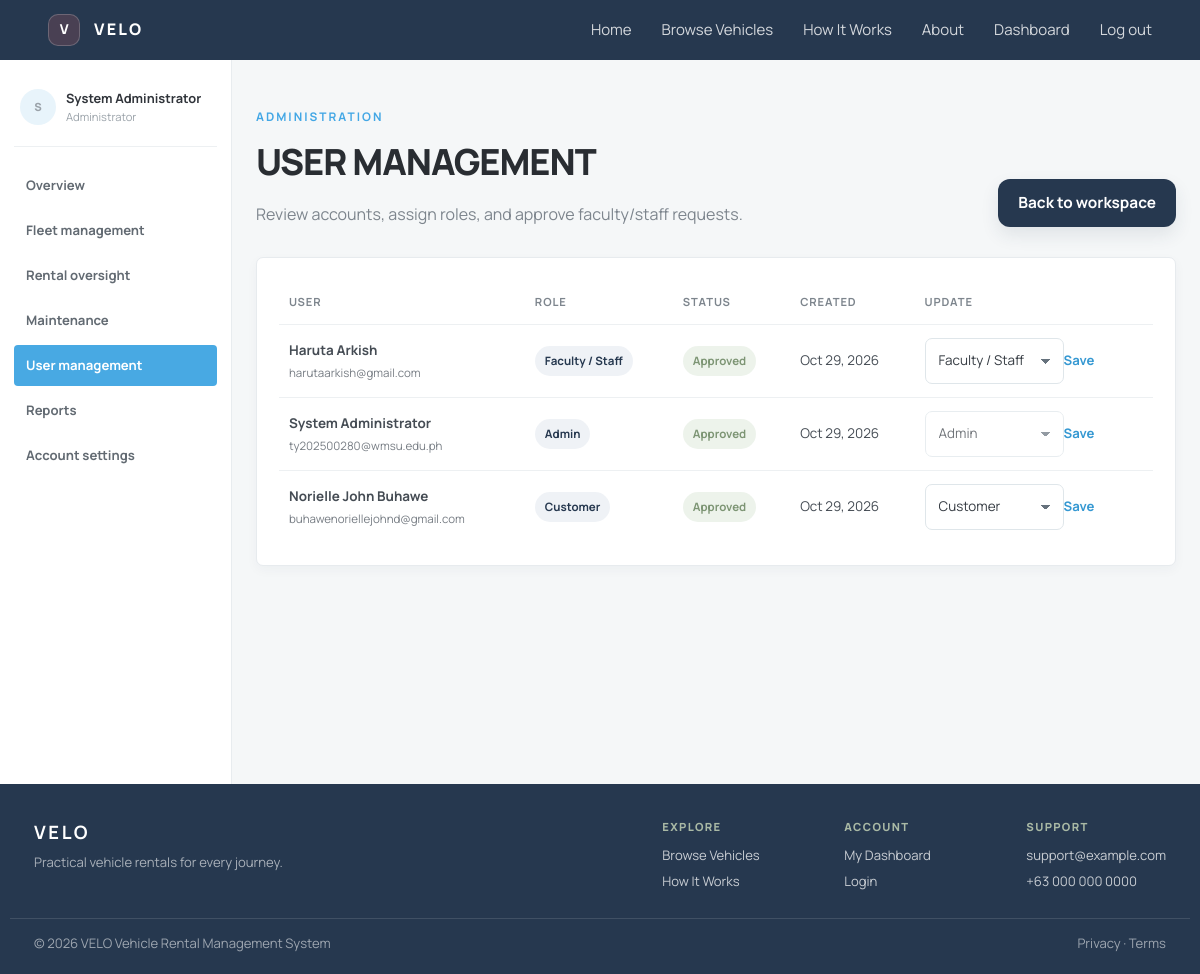
Screenshot of /admin/admin-users.php (signed in) with the database file from the repository.
### tables this page shows
CREATE TABLE users (
  id INT AUTO_INCREMENT PRIMARY KEY,
  name VARCHAR(100) NOT NULL,
  email VARCHAR(150) NOT NULL UNIQUE,
  password_hash VARCHAR(255) NOT NULL,
  role ENUM('customer','staff','admin') NOT NULL DEFAULT 'customer',
  account_status ENUM('approved','pending','rejected') NOT NULL DEFAULT 'approved',
  phone VARCHAR(30) DEFAULT NULL,
  address VARCHAR(255) DEFAULT NULL,
  profile_image TEXT DEFAULT NULL,
  preferred_payment_method ENUM('cash','gcash','card') DEFAULT NULL,
  created_at TIMESTAMP DEFAULT CURRENT_TIMESTAMP
);

### config.php (called while the page is built, shortened)
<?php
function db(): PDO
{
    static $pdo = null;
    if ($pdo === null) {
        $dbHost = getenv('DB_HOST') ?: '127.0.0.1';
        $dbPort = getenv('DB_PORT') ?: '3306';
        $dbName = getenv('DB_NAME') ?: 'vrms';
        $dbUser = getenv('DB_USER') ?: 'vrms';
        $dbPass = getenv('DB_PASS') ?: 'vrms123';
        $pdo = new PDO("mysql:host={$dbHost};port={$dbPort};dbname={$dbName};charset=utf8mb4", $dbUser, $dbPass, [
            PDO::ATTR_ERRMODE => PDO::ERRMODE_EXCEPTION,
            PDO::ATTR_DEFAULT_FETCH_MODE => PDO::FETCH_ASSOC,
        ]);
        $columns = $pdo->query("SELECT COLUMN_NAME FROM information_schema.COLUMNS WHERE TABLE_SCHEMA = DATABASE() AND TABLE_NAME = 'rentals'")->fetchAll(PDO::FETCH_COLUMN);
        $rentalColumns = [
            'purpose' => "ALTER TABLE rentals ADD COLUMN purpose VARCHAR(255) NULL AFTER payment_method",
            'rejection_reason' => "ALTER TABLE rentals ADD COLUMN rejection_reason VARCHAR(255) NULL AFTER purpose",
            'cancellation_reason' => "ALTER TABLE rentals ADD COLUMN cancellation_reason VARCHAR(255) NULL AFTER rejection_reason",
            'cancellation_requested' => "ALTER TABLE rentals ADD COLUMN cancellation_requested TINYINT(1) NOT NULL DEFAULT 0 AFTER cancellation_reason",
            'cancellation_requested_at' => "ALTER TABLE rentals ADD COLUMN cancellation_requested_at TIMESTAMP NULL AFTER cancellation_requested",
        ];
    }
    return $pdo;
}
function e($s): string
{
    return htmlspecialchars((string)$s, ENT_QUOTES, 'UTF-8');
}
function current_user(): ?array
{
    return $_SESSION['user'] ?? null;
}
function require_role(string $role): array
{
    $user = current_user();
    return $user;
}

### public/admin/admin-users.php (the view, shortened to what this page needs)
<?php
require_once __DIR__ . '/../../config.php';
$user = require_role('admin');
$perPage = 10;
$page = max(1, (int)($_GET['page'] ?? 1));
$totalUsers = (int)db()->query('SELECT COUNT(*) FROM users')->fetchColumn();
$totalPages = max(1, (int)ceil($totalUsers / $perPage));
$page = min($page, $totalPages);
$offset = ($page - 1) * $perPage;
$users = db()->query("SELECT id, name, email, role, account_status, created_at FROM users ORDER BY created_at DESC LIMIT {$perPage} OFFSET {$offset}")->fetchAll();
include __DIR__ . '/../../includes/header.php';
?>
<main class="admin-page">
  <div class="admin-heading"><div><p class="eyebrow">Administration</p><h1>User management</h1><p>Review accounts, assign roles, and approve faculty/staff requests.</p></div><a class="btn btn-navy" href="/admin/admin-dashboard.php">Back to workspace</a></div>
  <section class="admin-card"><div class="admin-table-wrap"><table class="admin-table"><thead><tr><th>User</th><th>Role</th><th>Status</th><th>Created</th><th>Update</th></tr></thead><tbody><?php foreach ($users as $account): ?><tr><td><strong><?= e($account['name']) ?></strong><small><?= e($account['email']) ?></small></td><td><span class="status-badge status-neutral"><?= e($account['role'] === 'staff' ? 'Faculty / Staff' : ucfirst($account['role'])) ?></span></td><td><span class="status-badge <?= $account['account_status'] === 'approved' ? 'status-success' : ($account['account_status'] === 'pending' ? 'status-warning' : 'status-neutral') ?>"><?= e(ucfirst($account['account_status'])) ?></span></td><td><?= e(date('M j, Y', strtotime($account['created_at']))) ?></td><td><?php if ($account['role'] === 'staff' && $account['account_status'] === 'pending'): ?><form class="inline-form" method="post"><input type="hidden" name="csrf_token" value="<?= e(csrf_token()) ?>"><input type="hidden" name="id" value="<?= (int)$account['id'] ?>"><input type="hidden" name="role" value="staff"><button class="table-action" name="action" value="approve" type="submit">Approve</button><button class="table-action" name="action" value="reject" type="submit">Reject</button></form><?php else: ?><form class="inline-role-form" method="post"><input type="hidden" name="csrf_token" value="<?= e(csrf_token()) ?>"><input type="hidden" name="id" value="<?= (int)$account['id'] ?>"><select name="role" <?= (int)$account['id'] === (int)$user['id'] ? 'disabled' : '' ?>><?php foreach (['customer','staff','admin'] as $role): ?><option value="<?= $role ?>" <?= $account['role'] === $role ? 'selected' : '' ?>><?= $role === 'staff' ? 'Faculty / Staff' : ucfirst($role) ?></option><?php endforeach; ?></select><button class="table-action" type="submit" <?= (int)$account['id'] === (int)$user['id'] ? 'disabled' : '' ?>>Save</button></form><?php endif; ?></td></tr><?php endforeach; ?></tbody></table></div><?php if ($totalPages > 1): ?><nav class="pagination" aria-label="User pages"><?php for ($number = 1; $number <= $totalPages; $number++): ?><a class="<?= $number === $page ? 'active' : '' ?>" href="?page=<?= $number ?>"><?= $number ?></a><?php endfor; ?></nav><?php endif; ?></section>
</main>
<?php include __DIR__ . '/../../includes/footer.php'; ?>

### includes/workspace-sidebar.php (shortened to what this page needs)
<?php
$workspaceUser = current_user() ?? [];
$workspaceRole = $workspaceUser['role'] ?? '';
$workspaceIsAdmin = $workspaceRole === 'admin';
$workspacePage = basename($_SERVER['PHP_SELF']);
?>
<aside class="workspace-sidebar" aria-label="Workspace navigation">
  <div class="workspace-profile">
    <span class="profile-avatar"><?= e(strtoupper(substr($workspaceUser['name'] ?? 'U', 0, 1))) ?></span>
    <div><strong><?= e($workspaceUser['name'] ?? 'Workspace user') ?></strong><span><?= $workspaceIsAdmin ? 'Administrator' : 'Faculty / Staff' ?></span></div>
  </div>
  <nav class="sidebar-nav">
    <a data-sidebar-section="overview" class="<?= in_array($workspacePage, ['admin-dashboard.php', 'staff-dashboard.php'], true) ? 'active' : '' ?>" href="<?= $workspaceIsAdmin ? '/admin/admin-dashboard.php' : '/staff/staff-dashboard.php' ?>">Overview</a>
    <?php if ($workspaceIsAdmin): ?>
      <a data-sidebar-section="fleet" class="<?= $workspacePage === 'admin-vehicles.php' ? 'active' : '' ?>" href="/admin/admin-vehicles.php">Fleet management</a>
      <a data-sidebar-section="rentals" class="<?= $workspacePage === 'admin-rentals.php' ? 'active' : '' ?>" href="/admin/admin-rentals.php">Rental oversight</a>
      <a data-sidebar-section="maintenance" class="<?= $workspacePage === 'admin-maintenance.php' ? 'active' : '' ?>" href="/admin/admin-maintenance.php">Maintenance</a>
      <a data-sidebar-section="users" class="<?= $workspacePage === 'admin-users.php' ? 'active' : '' ?>" href="/admin/admin-users.php">User management</a>
      <a data-sidebar-section="reports" class="<?= $workspacePage === 'admin-reports.php' ? 'active' : '' ?>" href="/admin/admin-reports.php">Reports</a>
      <a data-sidebar-section="account" class="<?= $workspacePage === 'workspace-account-settings.php' ? 'active' : '' ?>" href="/workspace/workspace-account-settings.php">Account settings</a>
    <?php endif; ?>
  </nav>
</aside>

### rows the page displays
users: name "S", name "System Administrator", email "ty202500280@wmsu.edu.ph", role "Admin", account_status "Approved", created_at "Oct 29, 2026"
users: name "Haruta Arkish", email "harutaarkish@gmail.com", role "Faculty / Staff", account_status "Approved", created_at "Oct 29, 2026"
users: name "Norielle John Buhawe", email "buhawenoriellejohnd@gmail.com", role "Customer", account_status "Approved", created_at "Oct 29, 2026"
